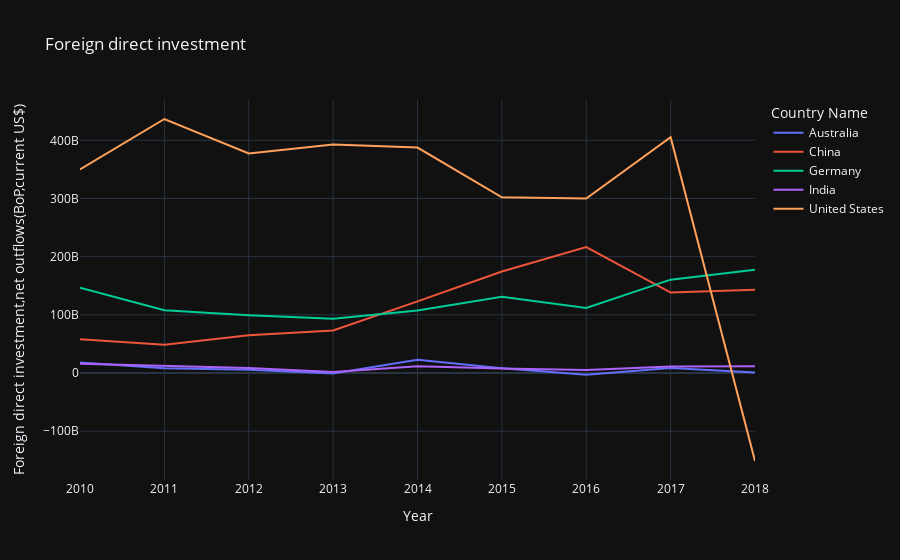

Notebook code for this chart:
### Markdown cell above
## Foreign Direct Investment of countries from 2010-2018

### Code cell
import pandas as pd
import plotly.express as px

import plotly.io as pio

pio.templates.default = "plotly_dark"

fig = px.line(data_frame=df3, x='Year', y='Foreign direct investment,net outflows(BoP,current US$) ', color='Country Name', title="Foreign direct investment" )
fig.show()

### Figure 1 — Plotly figure (JSON) as saved in the notebook; plotly's stock layout.template omitted (floating-point values rounded to 4 significant figures)
{"data": [{"hovertemplate": "Country Name=Australia<br>Year=%{x}<br>Foreign direct investment,net outflows(BoP,current US$) =%{y}<extra></extra>", "legendgroup": "Australia", "line": {"color": "#636efa", "dash": "solid"}, "mode": "lines", "name": "Australia", "orientation": "v", "showlegend": true, "type": "scatter", "x": [2010, 2011, 2012, 2013, 2014, 2015, 2016, 2017, 2018], "xaxis": "x", "y": [18070000000.0, 8251000000.0, 5764000000.0, -769700000.0, 22570000000.0, 8259000000.0, -3109000000.0, 8595000000.0, 998500000.0], "yaxis": "y"}, {"hovertemplate": "Country Name=China<br>Year=%{x}<br>Foreign direct investment,net outflows(BoP,current US$) =%{y}<extra></extra>", "legendgroup": "China", "line": {"color": "#EF553B", "dash": "solid"}, "mode": "lines", "name": "China", "orientation": "v", "showlegend": true, "type": "scatter", "x": [2010, 2011, 2012, 2013, 2014, 2015, 2016, 2017, 2018], "xaxis": "x", "y": [57950000000.0, 48420000000.0, 64963386524, 72970000000.0, 123100000000.0, 174400000000.0, 216400000000.0, 138300000000.0, 143000000000.0], "yaxis": "y"}, {"hovertemplate": "Country Name=Germany<br>Year=%{x}<br>Foreign direct investment,net outflows(BoP,current US$) =%{y}<extra></extra>", "legendgroup": "Germany", "line": {"color": "#00cc96", "dash": "solid"}, "mode": "lines", "name": "Germany", "orientation": "v", "showlegend": true, "type": "scatter", "x": [2010, 2011, 2012, 2013, 2014, 2015, 2016, 2017, 2018], "xaxis": "x", "y": [146600000000.0, 107900000000.0, 99080000000.0, 93290000000.0, 107500000000.0, 130900000000.0, 111800000000.0, 160400000000.0, 177500000000.0], "yaxis": "y"}, {"hovertemplate": "Country Name=India<br>Year=%{x}<br>Foreign direct investment,net outflows(BoP,current US$) =%{y}<extra></extra>", "legendgroup": "India", "line": {"color": "#ab63fa", "dash": "solid"}, "mode": "lines", "name": "India", "orientation": "v", "showlegend": true, "type": "scatter", "x": [2010, 2011, 2012, 2013, 2014, 2015, 2016, 2017, 2018], "xaxis": "x", "y": [15970000000.0, 12610000000.0, 8553000000.0, 1765000000.0, 11690000000.0, 7514000000.0, 5047000000.0, 11090000000.0, 11420000000.0], "yaxis": "y"}, {"hovertemplate": "Country Name=United States<br>Year=%{x}<br>Foreign direct investment,net outflows(BoP,current US$) =%{y}<extra></extra>", "legendgroup": "United States", "line": {"color": "#FFA15A", "dash": "solid"}, "mode": "lines", "name": "United States", "orientation": "v", "showlegend": true, "type": "scatter", "x": [2010, 2011, 2012, 2013, 2014, 2015, 2016, 2017, 2018], "xaxis": "x", "y": [349828000000, 436616000000, 377240000000, 392796000000, 387529000000, 302071000000, 299815000000, 405376000000, -151298000000], "yaxis": "y"}], "layout": {"legend": {"title": {"text": "Country Name"}, "tracegroupgap": 0}, "title": {"text": "Foreign direct investment"}, "xaxis": {"anchor": "y", "domain": [0, 1], "title": {"text": "Year"}}, "yaxis": {"anchor": "x", "domain": [0, 1], "title": {"text": "Foreign direct investment,net outflows(BoP,current US$) "}}}}
